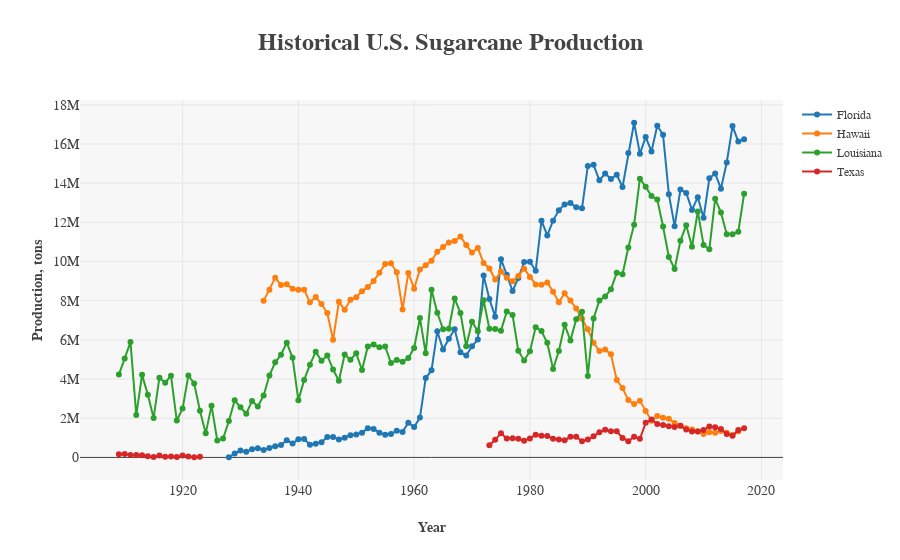

The notebook cell saved with this chart:
### Code cell
df_tons = df_nassUSDA[["Program", "Year", "Period", "State", "Data Item", "Value"]] \
    [(df_nassUSDA["Data Item"] == "SUGARCANE, SUGAR - PRODUCTION, MEASURED IN TONS") \
     & (df_nassUSDA["Program"] == "SURVEY") \
     & (df_nassUSDA["Period"] == "YEAR")] \
    .sort_values(["Year", "State"])
df_tons.Value = df_tons.Value.str.replace(',', '').astype("int64")

df_tons_pivot = df_tons.pivot_table(index="Year", columns="State", values="Value")

# Generate a static plot using Seaborn and matplotlib
# sns.set_style("darkgrid")
# plt.plot(df_tons_pivot.index, df_tons_pivot[["FLORIDA", "HAWAII", "LOUISIANA", "TEXAS"]])
# plt.title("Historical U.S. Sugarcane Production", fontsize=24, fontweight="bold", family="serif")
# plt.xlabel("Year", fontsize=14, family="serif")
# plt.ylabel("Production, tons", fontsize=14, family="serif")
# plt.gca().yaxis.set_major_formatter(mtick.StrMethodFormatter("{x:,.0f}"))
# xrange = [x for x in range(1900,2030,10)]
# plt.gca().xaxis.set_major_locator(plt.FixedLocator(xrange))
# plt.xticks(fontsize=12, family="serif")
# plt.yticks(fontsize=12, family="serif")
# plt.gcf().set_size_inches(14,6)
# plt.legend(["Florida","Hawaii","Louisiana","Texas"], loc="best", fontsize=14)
# plt.show()

# Generate an interactive plot using the plotly package
layout = go.Layout(
    plot_bgcolor="rgb(247,247,247)",
    legend=dict(font=dict(family="serif", size=12)),
    title="<b>Historical U.S. Sugarcane Production</b>",
    titlefont=dict(family="serif", size=24),
    yaxis=dict(title="<b>Production, tons</b>", titlefont=dict(family="serif", size=14), 
               tickfont=dict(family="serif", size=14)),
    xaxis=dict(title="<b>Year</b>", titlefont=dict(family="serif", size=14), 
               tickfont=dict(family="serif", size=14))
)

trace1 = go.Scatter(
    x=df_tons_pivot.index,
    y=df_tons_pivot["FLORIDA"],
    mode='lines+markers',
    name="Florida"
)

trace2 = go.Scatter(
    x=df_tons_pivot.index,
    y=df_tons_pivot["HAWAII"],
    mode='lines+markers',
    name="Hawaii"
)

trace3 = go.Scatter(
    x=df_tons_pivot.index,
    y=df_tons_pivot["LOUISIANA"],
    mode='lines+markers',
    name="Louisiana"
)

trace4 = go.Scatter(
    x=df_tons_pivot.index,
    y=df_tons_pivot["TEXAS"],
    mode='lines+markers',
    name="Texas"
)

fig = go.Figure(data=[trace1, trace2, trace3, trace4], layout=layout)
py.offline.iplot(fig)
